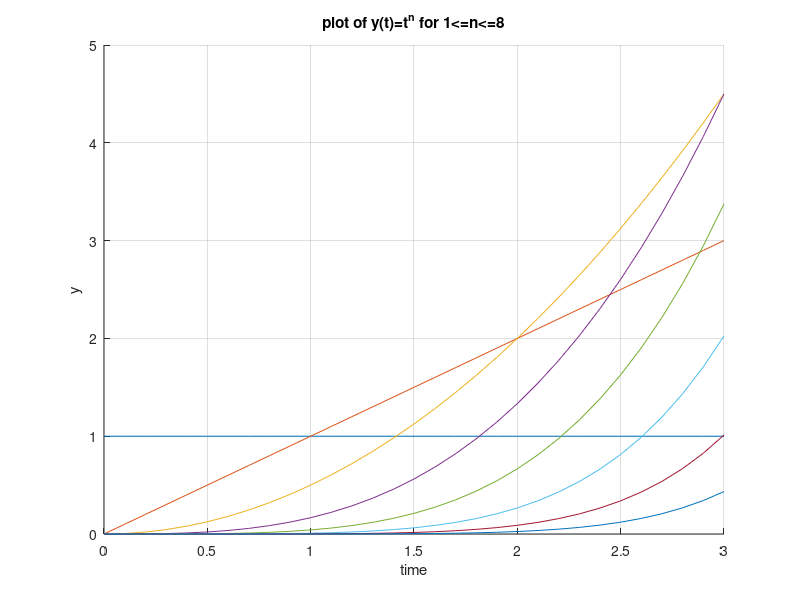

Source code (MATLAB):
clear all;
num_power = 8;
t = 0.0:0.1:3.0;
hold on
for i = 1:num_power
    y{i} = (t.^(i-1))/factorial(i-1);
    plot(t,y{i});
end
hold off;

ylim([0 5]);
xlim([0 3]);
grid on;
title("plot of y(t)=t^{n} for 1<=n<=8");
xlabel("time");
ylabel("y");